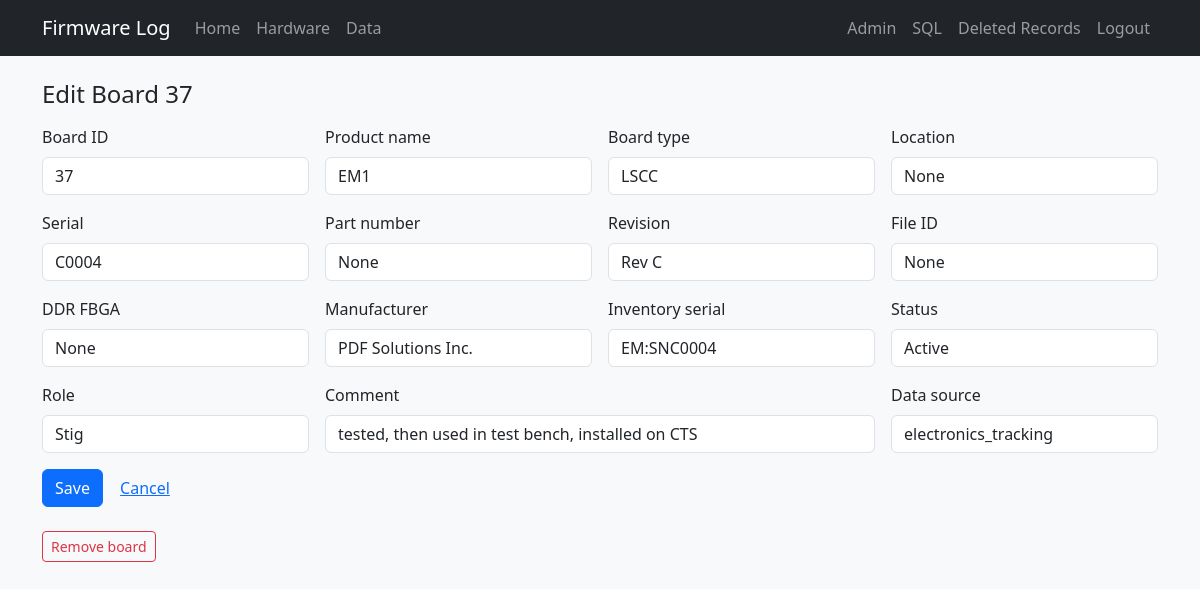
Before: /admin/board/37/edit (signed in) with the older database file.
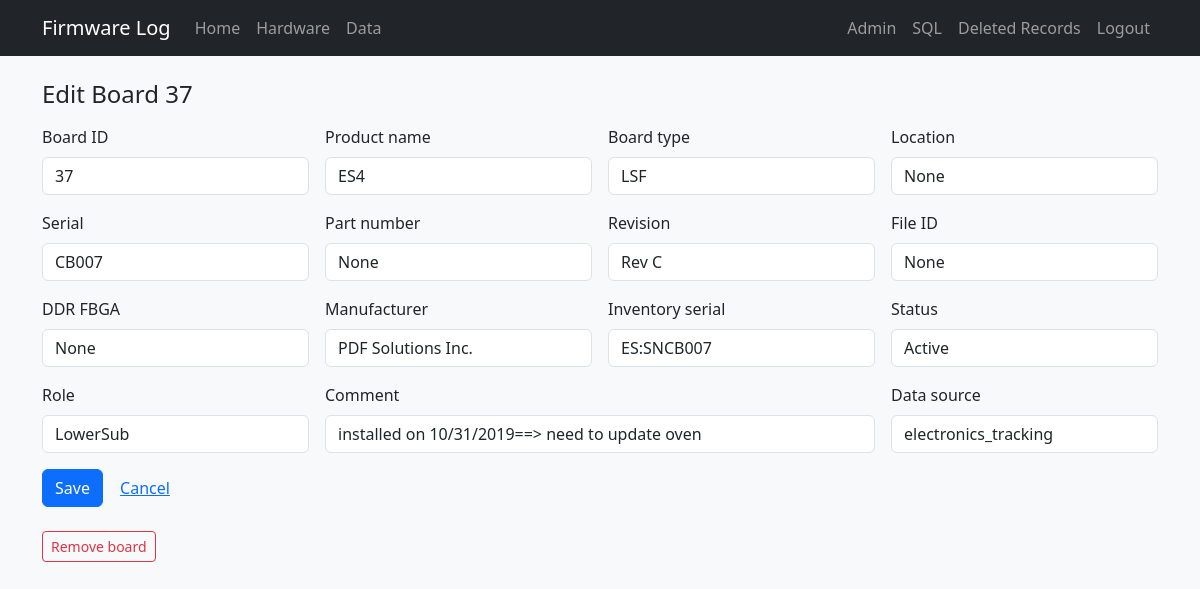
After: the same page with the newer database file.
### tables this page shows
CREATE TABLE "boards" (
                board_id      INTEGER PRIMARY KEY,
                tool          TEXT,
                board_slot    TEXT,
                manufacturer  TEXT NOT NULL DEFAULT 'PDF Solutions Inc.',
                board_name    TEXT NOT NULL,
                serial        TEXT NOT NULL,
                part_number   TEXT,
                revision      TEXT,
                file_id       TEXT,
                product_name  TEXT NOT NULL,
                ddr_fbga      TEXT
            , inventory_serial TEXT, status TEXT, role TEXT, comment TEXT, open_item TEXT, po TEXT, modified_by TEXT, source_updated_at TEXT, data_source TEXT, dc_status TEXT, ac_status TEXT, gcal_status TEXT, adc_status TEXT, eeprom_status TEXT);

### app.py (the view, shortened to what this page needs)
@app.route("/admin/board/<int:board_id>/edit", methods=["GET", "POST"])
@login_required
def admin_board_edit(board_id):
    board = db.get_board(board_id)
    if not board:
        flash("Board not found.", "danger")
        return redirect(url_for("admin_index"))
    return render_template("admin/board_form.html", board=board, next_id=board_id)

### app.py (called while the page is built)
def login_required(view):
    @wraps(view)
    def wrapped(*args, **kwargs):
        if not session.get("admin"):
            flash("Admin login required.", "warning")
            return redirect(url_for("admin_login", next=request.url))
        return view(*args, **kwargs)
    return wrapped

### db.py (called while the page is built)
def dict_row(cursor, row):
    return {col[0]: row[i] for i, col in enumerate(cursor.description)}

@contextmanager
def get_db():
    conn = sqlite3.connect(DATABASE)
    conn.row_factory = dict_row
    try:
        yield conn
    finally:
        conn.close()

def fetch_one(query, params=()):
    with get_db() as conn:
        return conn.execute(query, params).fetchone()

def get_board(board_id):
    return fetch_one("SELECT * FROM boards WHERE board_id = ?", (board_id,))

### templates/admin/board_form.html (shortened to what this page needs)
{% extends "base.html" %}
{% block content %}
<h1 class="h4 mb-3">{% if board %}Edit Board {{ board.board_id }}{% else %}Add Board{% endif %}</h1>
<form method="post" class="row g-3">
  <div class="col-md-3">
    <label class="form-label">Board ID</label>
    <input type="number" class="form-control" name="board_id" value="{{ board.board_id if board else next_id }}" {% if board %}readonly{% endif %} required>
  </div>
  <div class="col-md-3">
    <label class="form-label">Product name</label>
    <input type="text" class="form-control" name="product_name" value="{{ board.product_name if board else '' }}" placeholder="ES4, EM1, OBJ" required>
  </div>
  <div class="col-md-3">
    <label class="form-label">Board type</label>
    <input type="text" class="form-control" name="board_name" value="{{ board.board_name if board else '' }}" placeholder="USF, LSF, LSCC" required>
  </div>
  <div class="col-md-3">
    <label class="form-label">Location</label>
    <input type="text" class="form-control" name="tool" value="{{ board.tool if board else '' }}" placeholder="Tool9, Bench">
  </div>
  <div class="col-md-3">
    <label class="form-label">Serial</label>
    <input type="text" class="form-control" name="serial" value="{{ board.serial if board else '' }}" required>
  </div>
  <div class="col-md-3">
    <label class="form-label">Part number</label>
    <input type="text" class="form-control" name="part_number" value="{{ board.part_number if board else '' }}">
  </div>
  <div class="col-md-3">
    <label class="form-label">Revision</label>
    <input type="text" class="form-control" name="revision" value="{{ board.revision if board else '' }}" placeholder="Rev D">
  </div>
  <div class="col-md-3">
    <label class="form-label">File ID</label>
    <input type="text" class="form-control" name="file_id" value="{{ board.file_id if board else '' }}" placeholder="CCB local-IO EEPROM 0x50">
  </div>
  <div class="col-md-3">
    <label class="form-label">DDR FBGA</label>
    <input type="text" class="form-control" name="ddr_fbga" value="{{ board.ddr_fbga if board else '' }}">
  </div>
  <div class="col-md-3">
    <label class="form-label">Manufacturer</label>
    <input type="text" class="form-control" name="manufacturer" value="{{ board.manufacturer if board else 'PDF Solutions Inc.' }}">
  </div>
  <div class="col-md-3">
    <label class="form-label">Inventory serial</label>
    <input type="text" class="form-control" name="inventory_serial" value="{{ board.inventory_serial if board else '' }}">
  </div>
  <div class="col-md-3">
    <label class="form-label">Status</label>
    <input type="text" class="form-control" name="status" value="{{ board.status if board else '' }}" placeholder="Active, Repair">
  </div>
  <div class="col-md-3">
    <label class="form-label">Role</label>
    <input type="text" class="form-control" name="role" value="{{ board.role if board else '' }}">
  </div>
  <div class="col-md-6">
    <label class="form-label">Comment</label>
    <input type="text" class="form-control" name="comment" value="{{ board.comment if board else '' }}">
  </div>
  <div class="col-md-3">
    <label class="form-label">Data source</label>
    <input type="text" class="form-control" name="data_source" value="{{ board.data_source if board else '' }}" placeholder="firmware_log">
  </div>
  <div class="col-12">
    <button type="submit" class="btn btn-primary">Save</button>
    <a href="{{ url_for('admin_index') }}" class="btn btn-link">Cancel</a>
  </div>
</form>
{% if board %}
<form method="post" action="{{ url_for('admin_board_delete', board_id=board.board_id) }}" class="mt-4"
      onsubmit="return confirm('Move this board and all its firmware history to deleted records?')">
  <button type="submit" class="btn btn-outline-danger btn-sm">Remove board</button>
</form>
{% endif %}
{% endblock %}

Changed rows visible on the page:
changed boards "Rev C": product_name "EM1" → "ES4"; board_name "LSCC" → "LSF"; serial "C0004" → "CB007"; inventory_serial "EM:SNC0004" → "ES:SNCB007"; role "Stig" → "LowerSub"; comment "tested, then used in test bench, installed on CTS" → "installed on 10/31/2019==> need to update oven"
